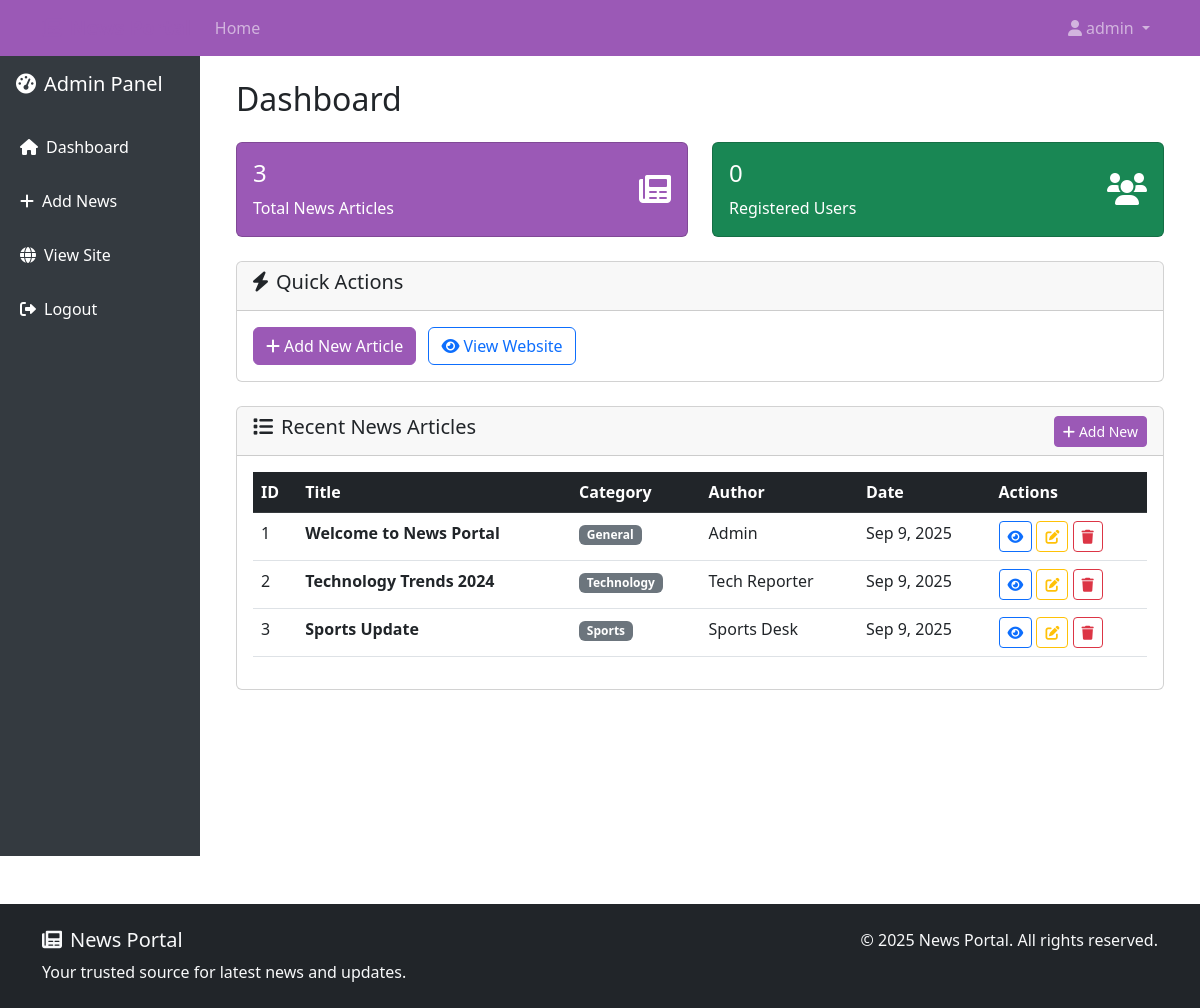
/dashboard.php (signed in), run on the app's committed database.
### tables this page shows
CREATE TABLE IF NOT EXISTS news (
    id INT AUTO_INCREMENT PRIMARY KEY,
    title VARCHAR(255) NOT NULL,
    content TEXT NOT NULL,
    category VARCHAR(50) NOT NULL,
    author VARCHAR(100) NOT NULL,
    created_at TIMESTAMP DEFAULT CURRENT_TIMESTAMP
);

### dashboard.php (the view, shortened to what this page needs)
<?php
include '../header.php';
require_once '../db_connect.php';
$stmt = $pdo->query("SELECT COUNT(*) as total_news FROM news");
$total_news = $stmt->fetch()['total_news'];
$stmt = $pdo->query("SELECT COUNT(*) as total_users FROM users WHERE role = 'user'");
$total_users = $stmt->fetch()['total_users'];
$stmt = $pdo->prepare("SELECT * FROM news ORDER BY created_at DESC LIMIT 10");
$stmt->execute();
$recent_news = $stmt->fetchAll();
?>
<div class="container-fluid">
    <div class="row">
        <div class="col-md-3 col-lg-2 px-0">
            <div class="admin-sidebar">
                <div class="p-3 text-white">
                    <h5><i class="fas fa-tachometer-alt me-2"></i>Admin Panel</h5>
                </div>
                <nav class="nav flex-column">
                    <a class="nav-link active" href="dashboard.php">
                        <i class="fas fa-home me-2"></i>Dashboard
                    </a>
                    <a class="nav-link" href="add_news.php">
                        <i class="fas fa-plus me-2"></i>Add News
                    </a>
                    <a class="nav-link" href="../index.php">
                        <i class="fas fa-globe me-2"></i>View Site
                    </a>
                    <a class="nav-link" href="../logout.php">
                        <i class="fas fa-sign-out-alt me-2"></i>Logout
                    </a>
                </nav>
            </div>
        </div>
        <div class="col-md-9 col-lg-10">
            <div class="p-4">
                <h2 class="mb-4">Dashboard</h2>
                <div class="row mb-4">
                    <div class="col-md-6">
                        <div class="card bg-primary text-white">
                            <div class="card-body">
                                <div class="d-flex justify-content-between">
                                    <div>
                                        <h4><?php echo $total_news; ?></h4>
                                        <p class="mb-0">Total News Articles</p>
                                    </div>
                                    <div class="align-self-center">
                                        <i class="fas fa-newspaper fa-2x"></i>
                                    </div>
                                </div>
                            </div>
                        </div>
                    </div>
                    <div class="col-md-6">
                        <div class="card bg-success text-white">
                            <div class="card-body">
                                <div class="d-flex justify-content-between">
                                    <div>
                                        <h4><?php echo $total_users; ?></h4>
                                        <p class="mb-0">Registered Users</p>
                                    </div>
                                    <div class="align-self-center">
                                        <i class="fas fa-users fa-2x"></i>
                                    </div>
                                </div>
                            </div>
                        </div>
                    </div>
                </div>
                <div class="row mb-4">
                    <div class="col-12">
                        <div class="card">
                            <div class="card-header">
                                <h5><i class="fas fa-bolt me-2"></i>Quick Actions</h5>
                            </div>
                            <div class="card-body">
                                <a href="add_news.php" class="btn btn-primary me-2">
                                    <i class="fas fa-plus me-1"></i>Add New Article
                                </a>
                                <a href="../index.php" class="btn btn-outline-primary">
                                    <i class="fas fa-eye me-1"></i>View Website
                                </a>
                            </div>
                        </div>
                    </div>
                </div>
                <div class="card">
                    <div class="card-header d-flex justify-content-between align-items-center">
                        <h5><i class="fas fa-list me-2"></i>Recent News Articles</h5>
                        <a href="add_news.php" class="btn btn-sm btn-primary">
                            <i class="fas fa-plus me-1"></i>Add New
                        </a>
                    </div>
                    <div class="card-body">
                        <?php if (empty($recent_news)): ?>
                            <div class="text-center py-4">
                                <i class="fas fa-newspaper fa-3x text-muted mb-3"></i>
                                <p class="text-muted">No news articles yet.</p>
                                <a href="add_news.php" class="btn btn-primary">
                                    <i class="fas fa-plus me-1"></i>Add First Article
                                </a>
                            </div>
                        <?php else: ?>
                            <div class="table-responsive">
                                <table class="table table-hover">
                                    <thead class="table-dark">
                                        <tr>
                                            <th>ID</th>
                                            <th>Title</th>
                                            <th>Category</th>
                                            <th>Author</th>
                                            <th>Date</th>
                                            <th>Actions</th>
                                        </tr>
                                    </thead>
                                    <tbody>
                                        <?php foreach ($recent_news as $news): ?>
                                            <tr>
                                                <td><?php echo $news['id']; ?></td>
                                                <td>
                                                    <strong><?php echo htmlspecialchars(substr($news['title'], 0, 50)); ?></strong>
                                                </td>
                                                <td>
                                                    <span class="badge bg-secondary"><?php echo htmlspecialchars($news['category']); ?></span>
                                                </td>
                                                <td><?php echo htmlspecialchars($news['author']); ?></td>
                                                <td><?php echo date('M j, Y', strtotime($news['created_at'])); ?></td>
                                                <td>
                                                    <a href="../news.php?id=<?php echo $news['id']; ?>" class="btn btn-sm btn-outline-primary" title="View">
                                                        <i class="fas fa-eye"></i>
                                                    </a>
                                                    <a href="edit_news.php?id=<?php echo $news['id']; ?>" class="btn btn-sm btn-outline-warning" title="Edit">
                                                        <i class="fas fa-edit"></i>
                                                    </a>
                                                    <a href="delete_news.php?id=<?php echo $news['id']; ?>" class="btn btn-sm btn-outline-danger"
                                                       onclick="return confirm('Are you sure you want to delete this article?')" title="Delete">
                                                        <i class="fas fa-trash"></i>
                                                    </a>
                                                </td>
                                            </tr>
                                        <?php endforeach; ?>
                                    </tbody>
                                </table>
                            </div>
                        <?php endif; ?>
                    </div>
                </div>
            </div>
        </div>
    </div>
</div>
<?php include '../footer.php'; ?>

### header.php (style rules this page uses)
.bg-primary { background-color: #9b59b6 !important; }
.btn-primary { background-color: #9b59b6 !important; border-color: #9b59b6 !important; }
.admin-sidebar { min-height: 100vh; background: #343a40; }
.admin-sidebar .nav-link { color: #fff; padding: 15px 20px; }

### data on the page
news: id "1", title "Welcome to News Portal", category "General", author "Admin", created_at "Sep 9, 2025"
news: id "2", title "Technology Trends 2024", category "Technology", author "Tech Reporter", created_at "Sep 9, 2025"
news: id "3", title "Sports Update", category "Sports", author "Sports Desk", created_at "Sep 9, 2025"

### other printed values
$_SESSION['username'] "admin"
$total_news "3"
$total_users "0"
